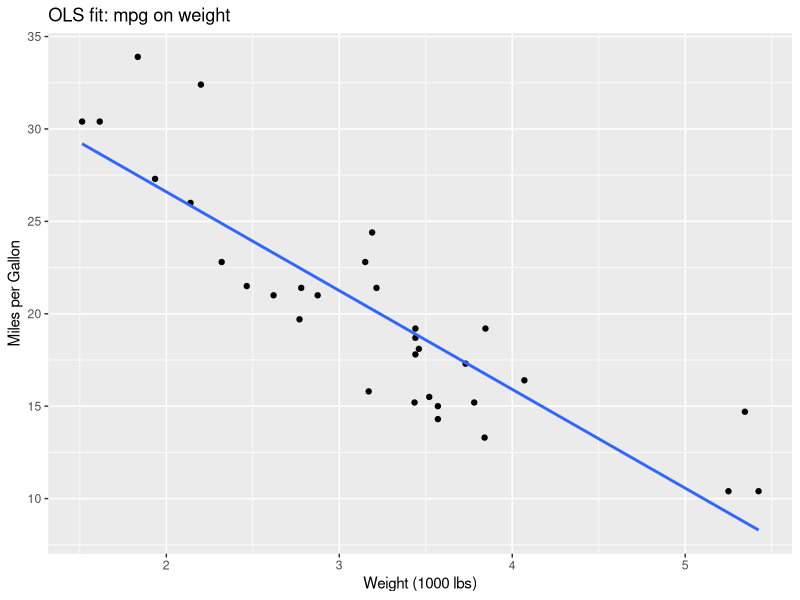

Generate this figure with R:
## =====================================================
## 1. Setup environment & load packages
## =====================================================

# Optional: set working directory to current script location (RStudio)
if (requireNamespace("rstudioapi", quietly = TRUE) && rstudioapi::isAvailable()) {
  setwd(dirname(rstudioapi::getActiveDocumentContext()$path))
}

# Load required package
# install.packages("ggplot2")
library(ggplot2)

## =====================================================
## 2. Load data and estimate OLS regression
## =====================================================

# Load the mtcars dataset
data(mtcars)

# Estimate OLS regression of mpg on wt
model <- lm(mpg ~ wt, data = mtcars)

# Print regression summary
summary(model)

## =====================================================
## 3. Create ggplot object (scatter + fitted line)
## =====================================================

p_ols <- ggplot(mtcars, aes(x = wt, y = mpg)) +
  geom_point() +
  geom_smooth(method = "lm", se = FALSE, linewidth = 1) +
  labs(
    x = "Weight (1000 lbs)",
    y = "Miles per Gallon",
    title = "OLS fit: mpg on weight"
  )  

## =====================================================
## 4. Save 6x4 inch figure to figures/ols-mtcars
## =====================================================

ggsave(filename = "ols-mtcars.png", 
       plot = p_ols, width = 6, height = 4, units = "in")

## =====================================================
## 5. Perform ANOVA on the regression model
## =====================================================


anova_result <- anova(model)

# Print the results
print(anova_result)
